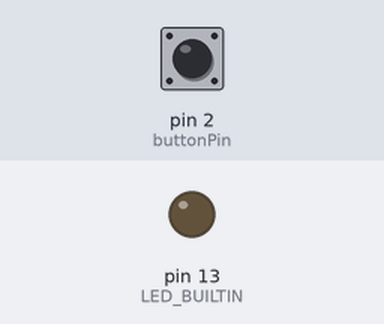
Recording of a sketch running on a simulated Arduino Uno, built with avr-gcc and run on an emulated ATmega328P. Parts: output pins drawn as LEDs (lit = HIGH). The test bench sets the inputs (shaded band); at power-on: pin 2 (buttonPin) HIGH.

Above: at 1.2 s.
1.3 s: pin 2 (buttonPin) pulled LOW for 0.15 s
At 1.45 s:
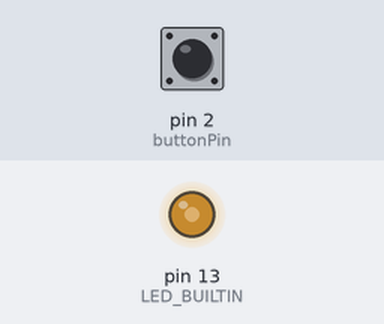
3.0 s: pin 2 (buttonPin) pulled LOW for 1 s
At 5.1 s:
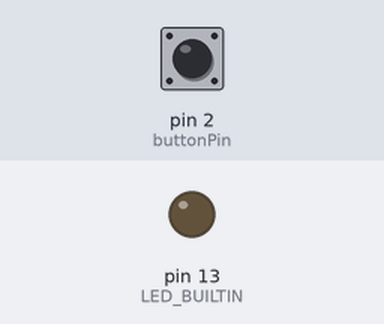
5.5 s: pin 2 (buttonPin) pulled LOW for 3.2 s
At 9.9 s:
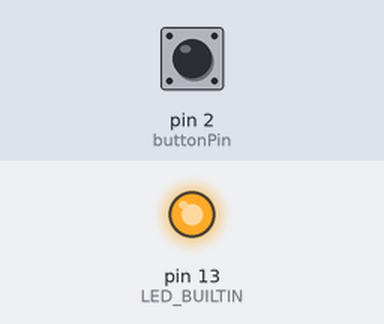
Timing chart, 0 to 11.4 s (numbered marks = the images above; inputs shaded):
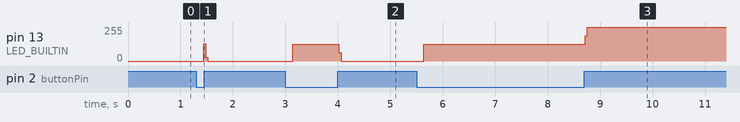

The sketch:

PollingAndCo.ino
```cpp
const uint8_t buttonPin = 2;
unsigned int counter = 0;
unsigned long int lastDebounceTime = 0;
unsigned long int previousTime = 0;
uint8_t currentButtonState = 0;
uint8_t previousButtonState = 0;
uint8_t ledState = 0;

void setup() {
    pinMode(buttonPin, INPUT_PULLUP);
    pinMode(LED_BUILTIN, OUTPUT);

    digitalWrite(LED_BUILTIN, ledState);
    Serial.begin(115200);
}

void loop() {
    currentButtonState = digitalRead(buttonPin);

    // value changed, so update our timer
    if (currentButtonState != previousButtonState) {
        lastDebounceTime = millis();
    }

    if ((millis() - lastDebounceTime) > 100) {
        // we waited for enough time, so act in accordance

        if (currentButtonState == LOW) {
            ledState = !ledState;
        }
    }

    digitalWrite(LED_BUILTIN, ledState);
    previousButtonState = currentButtonState;
}
```

Measured:
- after the input at 1.3 s, pin 13 (LED_BUILTIN): 0/255 → 128/255 after 0.14 s, → 29/255 0.04 s later, → 0/255 0.04 s later
- after the input at 3.0 s, pin 13 (LED_BUILTIN): 0/255 → 127/255 after 0.14 s, → 0/255 0.88 s later
- after the input at 5.5 s, pin 13 (LED_BUILTIN): 0/255 → 127/255 after 0.14 s, → 255/255 3.1 s later
